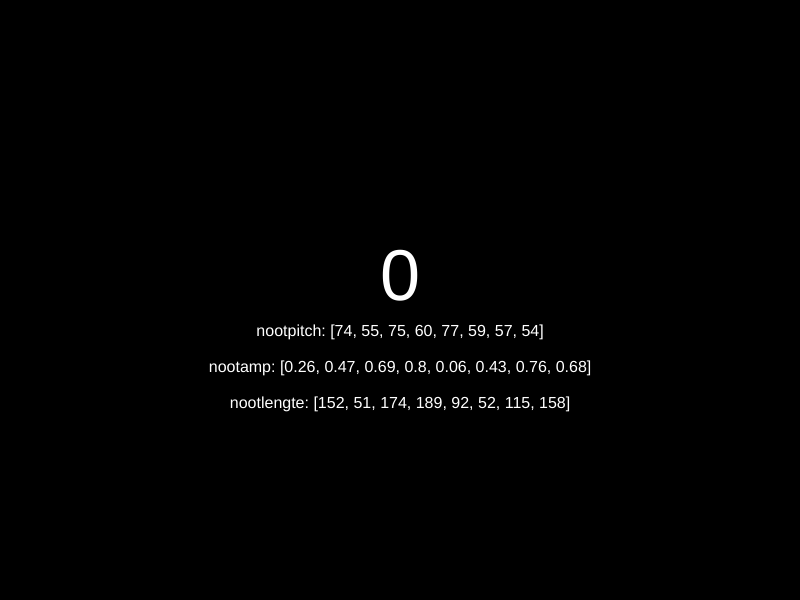
Frame 1 (no input)
Frame 60 (no input): identical to frame 1, image omitted
Frame 120 (the mouse pressed at the canvas centre since frame 60): identical to frame 1, image omitted

The p5.js sketch that drew this single still picture (run headless with seeded random() and noise() and a simulated clock; from frame 60 on, the mouse is pressed at the canvas centre):

// p5.js sketch
// ── sketch.js
let nootpitch;
let nootamp;
let nootlengte;

let counter = 0;
let playState = false;

function setup() {
  //plaats hier de code die maar één keer hoeft te worden uitgevoerd
  createCanvas(800, 600);
  background(0);
  nootpitch = fillArray(8, "pitch"); // [] met 8 pitches
  nootamp = fillArray(8, "amp");
  nootlengte = fillArray(8, "dur");
}

function draw() {
  background(0);
  fill(255);
  textAlign(CENTER);
  textSize(72);
  text(counter + "", width / 2, height / 2);
  textSize(16);
  text(`nootpitch: [${nootpitch.join(", ")}]`, width / 2, height / 2 + 36);
  text(`nootamp: [${nootamp.join(", ")}]`, width / 2, height / 2 + 36 * 2);
  text(
    `nootlengte: [${nootlengte.join(", ")}]`,
    width / 2,
    height / 2 + 36 * 3
  );
  //plaats hier de code die continue herhaald moet worden.
  if (playState && frameCount % 30 === 0) {
    // counter++;
    // if (counter === nootpitch.length) {
    //   counter = 0;
    // }
    counter = (counter + 1) % nootpitch.length;
    makeNote(nootpitch[counter], nootamp[counter], nootlengte[counter]);
  }
}
//32 is spacebar voor start/stop
function keyPressed(event) {
  if (keyCode === 32) {
    playState = !playState;
  }
  // 82 is R van rechts
  //unshift voegt een element toe aan het begin vd lijst
  //pop verwijdert het laatste element van de lijst
  if (keyCode === 82) {
    nootpitch = rotateRight(nootpitch);
    nootamp = rotateRight(nootamp);
    nootlengte = rotateRight(nootlengte);
  }
  // 76 is L van links
  //
  //
  if (keyCode === 76) {
    nootpitch = rotateLeft(nootpitch);
    nootamp = rotateLeft(nootamp);
    nootlengte = rotateLeft(nootlengte);
  }

  // 78 is "n", verandert nootpitch;
  if (keyCode === 78) {
    nootpitch.reverse();
  }
  // 68 is "d", verandert lengtes;
  if (keyCode === 68) {
    nootlengte = shuffle(nootlengte);
  }
  // 65 is "a", verandert amplitudes;
  if (keyCode === 65) {
    nootamp.reverse();
  }
}

function rotateRight(arr) {
  const newArr = [...arr];
  newArr.unshift(newArr.pop());
  return newArr;
}

function rotateLeft(arr) {
  const newArr = [...arr];
  newArr.push(newArr.shift());
  return newArr;
}

function fillArray(amount, type) {
  const arr = [];
  console.log(type);

  let options;
  switch (type) {
    case "pitch":
      options = { min: 48, max: 84, decimals: 0 };
      break;
    case "dur":
      options = { min: 40, max: 200, decimals: 0 };
      break;
    case "amp":
      options = {decimals: 2 };
      break;
  }

  for (let i = 0; i < amount; i++) {
    // if (type === "pitch") {
    //   arr.push(floor(random(48, 84)));
    // } else if (type === "amp") {
    //   arr.push(round(random(), 2));
    // } else if (type === "dur") {
    //   arr.push(floor(random(40, 200)));
    // }
    arr.push(round(random(options.min, options.max), options.decimals));
  }
  return arr;
}
